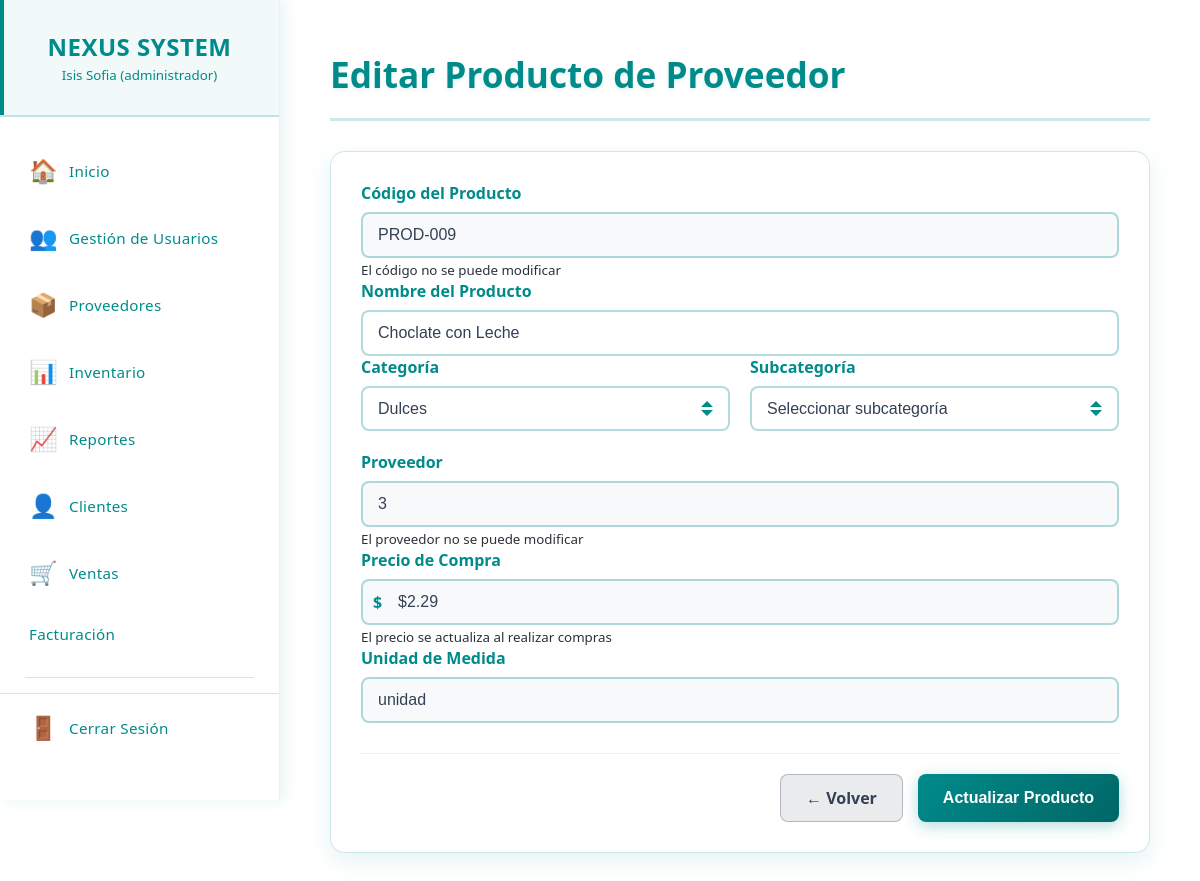
Page /editar_producto_proveedor.php?id=9 (signed in) on the earlier database version.
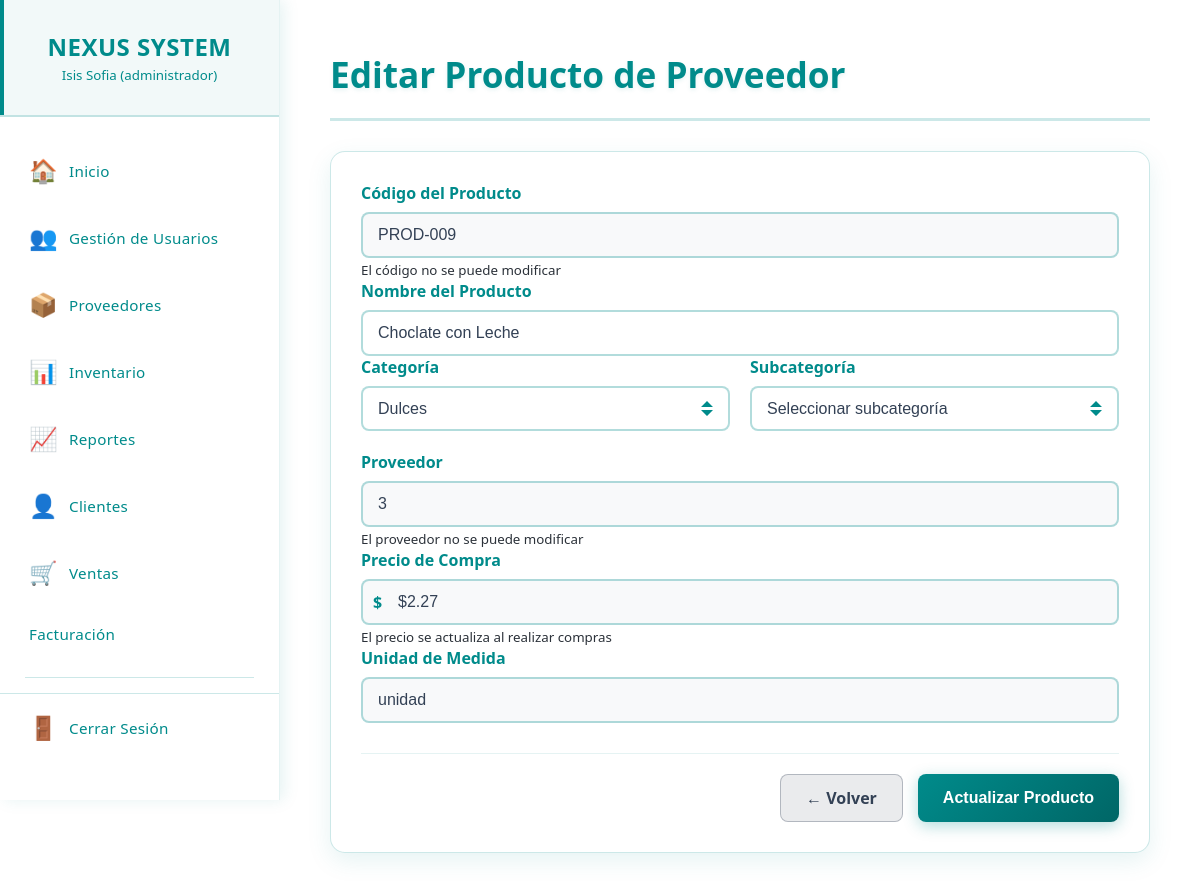
Same page on the later database version.
### tables this page shows
CREATE TABLE `productos_proveedor` (
  `id_producto_proveedor` int(11) NOT NULL,
  `codigo_producto` varchar(50) NOT NULL,
  `nombre` varchar(255) NOT NULL,
  `id_categoria` int(11) NOT NULL,
  `id_subcategoria` int(11) DEFAULT NULL,
  `id_proveedor` int(11) NOT NULL,
  `precio_compra` decimal(10,2) NOT NULL,
  `unidad_medida` varchar(20) DEFAULT 'unidad',
  `fecha_compra` date DEFAULT NULL,
  `es_perecedero` tinyint(1) DEFAULT 0,
  `registro` timestamp NOT NULL DEFAULT current_timestamp(),
  `actualizacion` timestamp NOT NULL DEFAULT current_timestamp() ON UPDATE current_timestamp()
);

### editar_producto_proveedor.php (the view, shortened to what the changed rows need)
<?php
require_once 'conexion.php';
$id_producto_proveedor = isset($_GET['id']) ? intval($_GET['id']) : 0;
$categorias_con_sub = $pdo->query("
    SELECT c.id as categoria_id, c.nombre_categoria,
           s.id as subcategoria_id, s.nombre_subcategoria
    FROM categoria_prod c
    LEFT JOIN subcategorias s ON c.id = s.categoria_id AND s.estado = 'active'
    WHERE c.estado = 'active'
    ORDER BY c.nombre_categoria, s.nombre_subcategoria
")->fetchAll(PDO::FETCH_ASSOC);
$categorias = [];
foreach ($categorias_con_sub as $row) {
    $categoria_id = $row['categoria_id'];
    $categoria_nombre = $row['nombre_categoria'];
    if (!isset($categorias[$categoria_id])) {
        $categorias[$categoria_id] = $categoria_nombre;
    }
}
$stmt = $pdo->prepare("SELECT * FROM productos_proveedor WHERE id_producto_proveedor = ?");
$stmt->execute([$id_producto_proveedor]);
$producto = $stmt->fetch(PDO::FETCH_ASSOC);
?>
<!DOCTYPE html>
<html lang="es">
<head>
    <link rel="stylesheet" href="css/agg_producto_proveedor.css">
</head>
<body>
    <?php require_once 'menu.php'; ?>
    <main class="main-content">
        <div class="content-wrapper">
            <div class="page-header">
                <h1 class="page-title">Editar Producto de Proveedor</h1>
            </div>
            <?php if ($producto): ?>
            <div class="form-container">
                <form method="POST" action="">
                    <div class="form-group">
                        <label for="codigo_producto">Código del Producto</label>
                        <input type="text" id="codigo_producto" class="form-control"
                               value="<?= htmlspecialchars($producto['codigo_producto']) ?>" readonly
                               style="background-color: #f8f9fa;">
                        <small class="form-text">El código no se puede modificar</small>
                    </div>
                    <div class="form-group">
                        <label for="nombre" class="required">Nombre del Producto</label>
                        <input type="text" id="nombre" name="nombre" class="form-control"
                               value="<?= htmlspecialchars($producto['nombre']) ?>" required>
                    </div>
                    <div class="form-row">
                        <div class="form-group">
                            <label for="id_categoria" class="required">Categoría</label>
                            <select id="id_categoria" name="id_categoria" class="form-control" required onchange="actualizarSubcategorias(this.value)">
                                <?php foreach ($categorias as $id => $nombre): ?>
                                    <option value="<?= $id ?>"
                                        <?= $producto['id_categoria'] == $id ? 'selected' : '' ?>>
                                        <?= htmlspecialchars($nombre) ?>
                                    </option>
                                <?php endforeach; ?>
                            </select>
                        </div>
                        <div class="form-group" id="subcategoria-group" style="display: none;">
                            <label for="id_subcategoria">Subcategoría</label>
                            <select id="id_subcategoria" name="id_subcategoria" class="form-control">
                                <option value="">Seleccionar subcategoría</option>
                            </select>
                        </div>
                    </div>
                    <div class="form-group">
                        <label for="proveedor">Proveedor</label>
                        <input type="text" id="proveedor" class="form-control"
                               value="<?= htmlspecialchars($producto['id_proveedor']) ?>" readonly
                               style="background-color: #f8f9fa;">
                        <small class="form-text">El proveedor no se puede modificar</small>
                    </div>
                    <div class="form-group">
                        <label for="precio_compra">Precio de Compra</label>
                        <div class="input-with-symbol">
                            <span class="currency-symbol">$</span>
                            <input type="text" id="precio_compra" class="form-control with-symbol"
                                   value="$<?= number_format($producto['precio_compra'], 2) ?>" readonly
                                   style="background-color: #f8f9fa;">
                        </div>
                        <small class="form-text">El precio se actualiza al realizar compras</small>
                    </div>
                    <div class="form-group">
                        <label for="unidad_medida">Unidad de Medida</label>
                        <input type="text" id="unidad_medida" class="form-control"
                               value="<?= htmlspecialchars($producto['unidad_medida']) ?>" readonly
                               style="background-color: #f8f9fa;">
                    </div>
                    <div class="form-actions">
                        <a href="productos_proveedores.php" class="btn btn-secondary">
                            ← Volver
                        </a>
                        <button type="submit" class="btn btn-primary">
                            Actualizar Producto
                        </button>
                    </div>
                </form>
            </div>
            <?php endif; ?>
        </div>
    </main>
</body>
</html>

Differences in the rows shown:
changed productos_proveedor "PROD-009": precio_compra "$2.29" → "$2.27"
